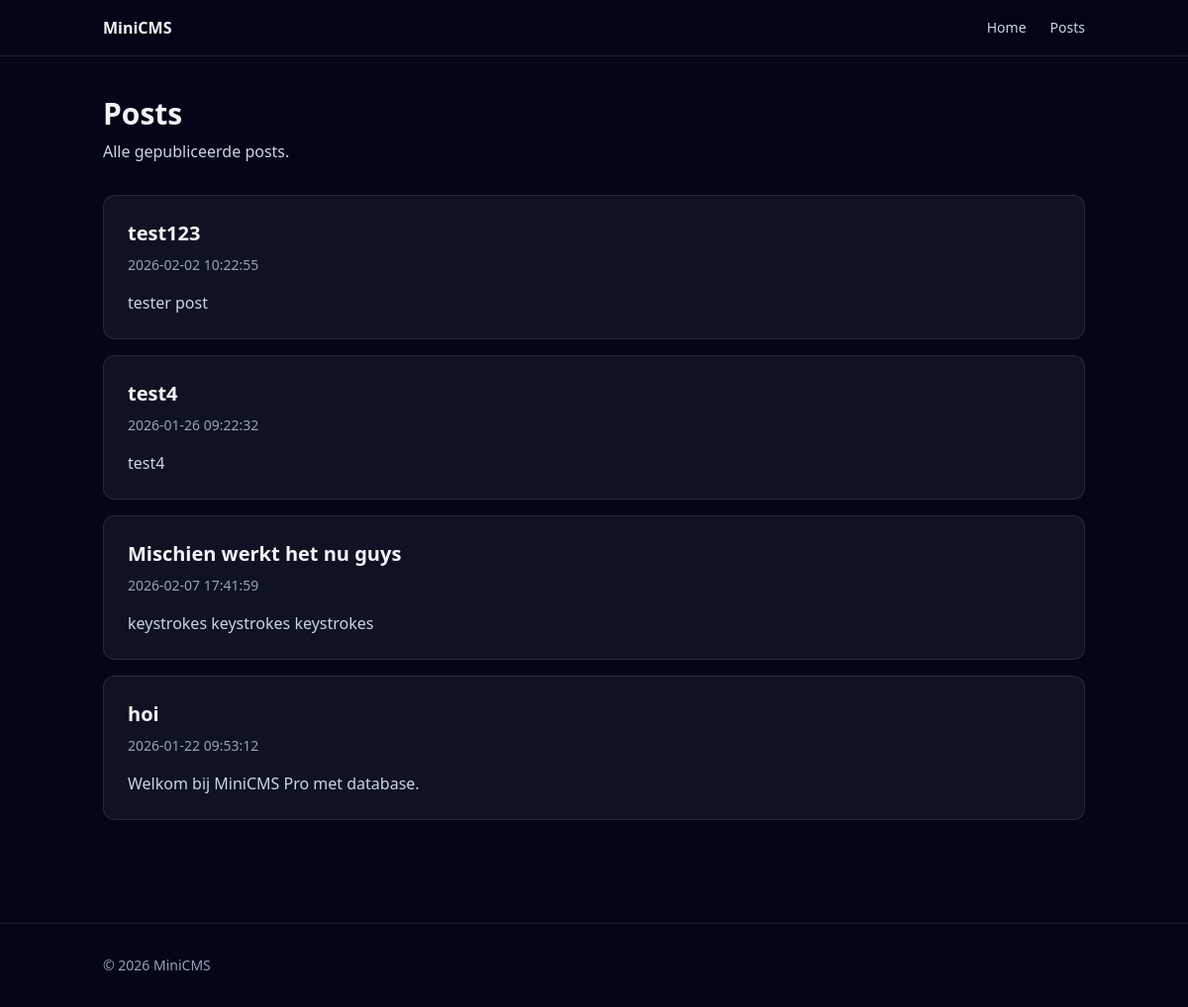
The page /posts on the database its author committed.
### tables this page shows
CREATE TABLE IF NOT EXISTS `posts` (
  `id` int UNSIGNED NOT NULL AUTO_INCREMENT,
  `title` varchar(255) NOT NULL,
  `slug` varchar(255) NOT NULL,
  `content` text NOT NULL,
  `meta_title` varchar(60) DEFAULT NULL,
  `meta_description` varchar(160) DEFAULT NULL,
  `published_at` datetime DEFAULT NULL,
  `featured_media_id` int UNSIGNED DEFAULT NULL,
  `status` enum('draft','published') NOT NULL DEFAULT 'draft',
  `created_at` datetime NOT NULL DEFAULT CURRENT_TIMESTAMP,
  `updated_at` datetime DEFAULT NULL,
  `deleted_at` datetime DEFAULT NULL,
  PRIMARY KEY (`id`),
  UNIQUE KEY `slug` (`slug`),
  KEY `fk_posts_featured_media` (`featured_media_id`)
);

### admin/autoload.php (called while the page is built, shortened)
<?php
spl_autoload_register(function (string $class): void {
    $baseDir = __DIR__ . '/classes/';
    $relativePath = str_replace('\\', '/', $class) . '.php';
    $file = $baseDir . $relativePath;
});

### admin/classes/Admin/Repositories/PostsRepository.php (called while the page is built, shortened)
<?php
final class PostsRepository
{
    public function getAll(): array
    {
        $sql = "SELECT id, title, slug, content, status, featured_media_id, published_at, created_at, meta_title, meta_description
            FROM posts
            WHERE deleted_at IS NULL
            ORDER BY id DESC";
        $stmt = $this->pdo->query($sql);
        return $stmt->fetchAll(PDO::FETCH_ASSOC) ?: [];
    }
}

### public/views/posts/index.php (the view, shortened to what this page needs)
    <header class="mb-8">
        <h1 class="text-3xl font-semibold">Posts</h1>
        <p class="text-slate-300 mt-2">Alle gepubliceerde posts.</p>
    </header>
<?php if (empty($posts)): ?>
    <div class="rounded-xl border border-white/10 bg-white/5 p-6 text-slate-300">
        Nog geen gepubliceerde posts.
    </div>
<?php else: ?>
    <div class="space-y-4">
        <?php foreach ($posts as $post): ?>
            <article class="rounded-xl border border-white/10 bg-white/5 p-6">
                <h2 class="text-xl font-semibold">
                    <a class="hover:underline" href="/posts/<?= $post['slug'] ?>">
                        <?= htmlspecialchars($post['title']) ?>
                    </a>
                </h2>
                <p class="text-sm text-slate-400 mt-2">
                    <?= htmlspecialchars((string)($post['created_at'] ?? '')) ?>
                </p>
                <p class="text-slate-300 mt-4">
                    <?php
                    $cleanText = strip_tags((string)$post['content']);
                    $preview = mb_strimwidth($cleanText, 0, 220, '...');
                    echo htmlspecialchars($preview);
                    ?>
                </p>
            </article>
        <?php endforeach; ?>
    </div>
<?php endif; ?>
<?php
$content = ob_get_clean();
require __DIR__ . '/../layouts/public.php';

### public/index.php (shortened to what this page needs)
<?php
require_once __DIR__ . '/../admin/autoload.php';
$uri = parse_url($_SERVER['REQUEST_URI'], PHP_URL_PATH) ?? '/';
$uri = rtrim($uri, '/') ?: '/';
$pdo = Database::getConnection();
$postsRepository = new PostsRepository($pdo, new SlugService());
switch ($uri) {
    case '/posts':
        $posts = $postsRepository->getAll();
        require __DIR__ . '/views/posts/index.php';
        break;
}

### public/views/layouts/public.php (shortened to what this page needs)
<!doctype html>
<html lang="nl">
<head>
    <script src="https://cdn.tailwindcss.com"></script>
</head>
<body class="min-h-screen bg-slate-950 text-slate-100">
<?php require __DIR__ . '/../partials/nav.php'; ?>
<main class="max-w-5xl mx-auto px-4 py-10">
    <?= $content ?>
</main>
<?php  require __DIR__ . '/../partials/footer.php'; ?>
</body>
</html>

### public/views/partials/nav.php (shortened to what this page needs)
<nav class="border-b border-white/10 bg-slate-950/80 backdrop-blur">
    <div class="max-w-5xl mx-auto px-4 py-4 flex items-center justify-between">
        <a href="/" class="font-semibold">MiniCMS</a>
        <div class="flex gap-6 text-sm text-slate-300">
            <a href="/" class="hover:text-white">Home</a>
            <a href="/posts" class="hover:text-white">Posts</a>
        </div>
    </div>
</nav>

### public/views/partials/footer.php (shortened to what this page needs)
<footer class="border-t border-white/10 mt-16">
    <div class="max-w-5xl mx-auto px-4 py-8 text-sm text-slate-400">
        © <?= date('Y') ?> MiniCMS
    </div>
</footer>

### rows shown on the page
posts: title "test123", created_at "2026-02-02 10:22:55", content "tester post"
posts: title "test4", created_at "2026-01-26 09:22:32", content "test4"
posts: title "Mischien werkt het nu guys", created_at "2026-02-07 17:41:59", content "keystrokes keystrokes keystrokes"
posts: title "hoi", created_at "2026-01-22 09:53:12", content "Welkom bij MiniCMS Pro met database."
